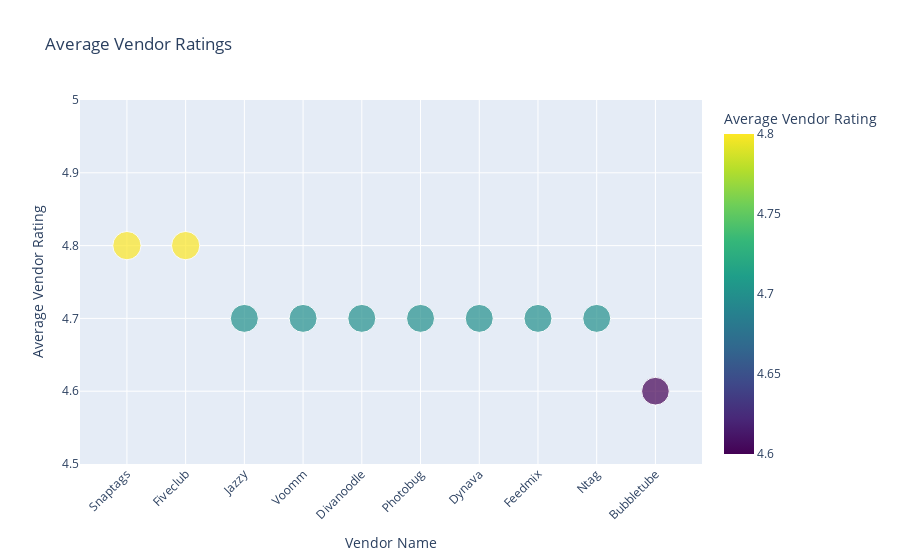

Write notebook code for a chart like this one.
### Code cell
# Create a scatter plot
fig = px.scatter(df, x='vname', y='avg_vendor_rating', 
                 title='Average Vendor Ratings',
                 labels={'vname': 'Vendor Name', 'avg_vendor_rating': 'Average Vendor Rating'},
                 size='avg_vendor_rating', color='avg_vendor_rating',
                 color_continuous_scale='Viridis')

# Update the layout for better readability
fig.update_layout(xaxis_title='Vendor Name',
                  yaxis_title='Average Vendor Rating',
                  xaxis_tickangle=-45,  # Rotate x-axis labels for better readability
                  yaxis_range=[4.5, 5])  # Set y-axis range to better visualize small differences

# Show plot
fig.show()

### Figure 1 — Plotly figure (JSON) as saved in the notebook; plotly's stock layout.template omitted (floating-point values rounded to 4 significant figures)
{"data": [{"hovertemplate": "Vendor Name=%{x}<br>Average Vendor Rating=%{marker.color}<extra></extra>", "legendgroup": "", "marker": {"color": [4.8, 4.8, 4.7, 4.7, 4.7, 4.7, 4.7, 4.7, 4.7, 4.6], "coloraxis": "coloraxis", "size": [4.8, 4.8, 4.7, 4.7, 4.7, 4.7, 4.7, 4.7, 4.7, 4.6], "sizemode": "area", "sizeref": 0.012, "symbol": "circle"}, "mode": "markers", "name": "", "orientation": "v", "showlegend": false, "type": "scatter", "x": ["Snaptags", "Fiveclub", "Jazzy", "Voomm", "Divanoodle", "Photobug", "Dynava", "Feedmix", "Ntag", "Bubbletube"], "xaxis": "x", "y": [4.8, 4.8, 4.7, 4.7, 4.7, 4.7, 4.7, 4.7, 4.7, 4.6], "yaxis": "y"}], "layout": {"coloraxis": {"colorbar": {"title": {"text": "Average Vendor Rating"}}, "colorscale": [[0, "#440154"], [0.1111, "#482878"], [0.2222, "#3e4989"], [0.3333, "#31688e"], [0.4444, "#26828e"], [0.5556, "#1f9e89"], [0.6667, "#35b779"], [0.7778, "#6ece58"], [0.8889, "#b5de2b"], [1, "#fde725"]]}, "legend": {"itemsizing": "constant", "tracegroupgap": 0}, "title": {"text": "Average Vendor Ratings"}, "xaxis": {"anchor": "y", "domain": [0, 1], "tickangle": -45, "title": {"text": "Vendor Name"}}, "yaxis": {"anchor": "x", "domain": [0, 1], "range": [4.5, 5], "title": {"text": "Average Vendor Rating"}}}}
